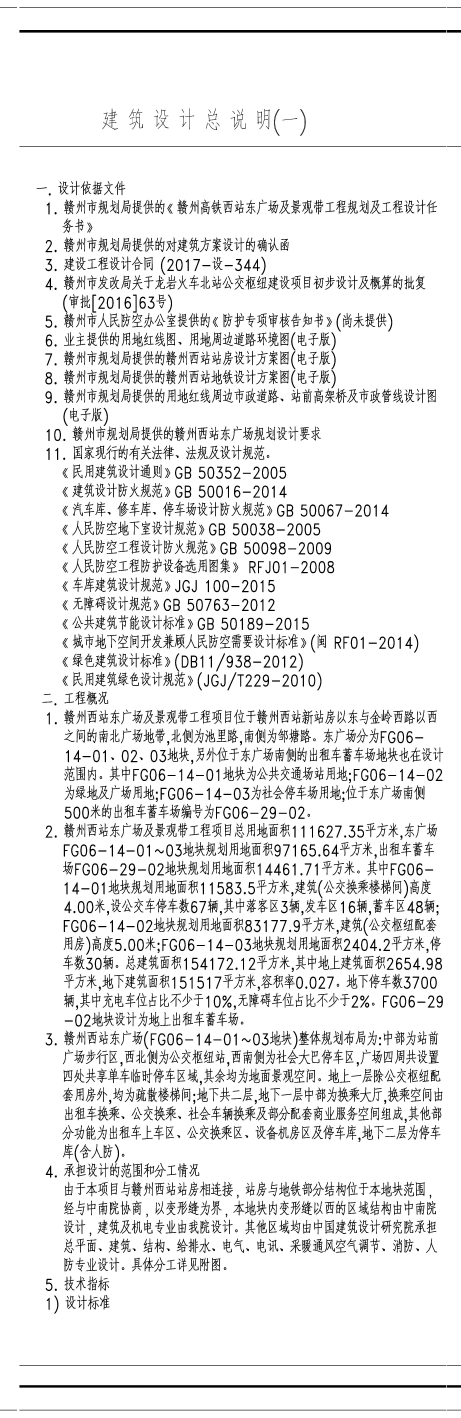
#> input picture ocr_process_exercise/split/A0-02-01.jpg, 2304 x 7088 px, given as the content of the folder C:/Users/lib/Desktop/images, which was not available (shown at 1/5 size)
$ python split.py   (older library calls are emulated)
#> lines starting #> are read from the running program, lines starting #| are printed output that depends on the picture; pictures that were not available may be replaced by others from this repository, and a replacement may not be noted
#!/usr/bin/env python3
# -*- coding: utf-8 -*-
# Copyright (c) 2020 gongzihui. All rights reserved.

"""
  Author:  gongzihui
  Email:   gongzihui@cadg.cn
  Created: 2020/7/1
"""

import os
import cv2 as cv
import numpy as np
import matplotlib.pyplot as plt
from sklearn.cluster import KMeans
from sklearn.metrics import silhouette_score
import scipy.signal as signal


# [8 lines left out: function norn_maxmin, not called in this run]


def cal_split_points(train_x):
	"""
	利用kmeans算法计算列与列之间的切割点
	根据轮廓系数自动选择聚类数量
	"""
	result = {}
	Scores = {}
	for i in range(4, 7+1):
		kmeans = KMeans(n_clusters=i, random_state=10).fit(train_x)
		centers = kmeans.cluster_centers_
		centers_index = np.ceil(centers).astype(np.int).tolist()
		centers_index = sum(centers_index, [])
		centers_index.sort()
		result[i] = centers_index
		# print(f'质心为【{i}】时, 结果是{centers_index}')

		# 存放轮廓系数
		Scores[i] = silhouette_score(train_x, kmeans.labels_, metric='euclidean')
	# 选择最优的k值
	best_k = sorted(Scores.items(), key=lambda Scores:Scores[1], reverse=True)[0][0]

	return result[best_k]


# [28 lines left out: functions vertical_projection, plot_image_weight_data, not called in this run]


def split_pdf_image(image_path, threshold=0.99, split_num=6):
	"""切割一页PDF图片
		对于某一张pdf的大图（含有多列），把它切割成小列，存放在 `resource/image/temp` ，并以数字序列的命名。
	"""
#> called with image_path = 'C:/Users/lib/Desktop/images/A0-02-01.jpg', threshold = 0.99, split_num = 6
	img = cv.imread(image_path, 0)                            # 灰度化读取图片
#> img is the input picture: shape (7088, 2304); min 0, max 255, mean 233.3
	# ret, img_binary = cv.threshold(img, 80, 255, cv.THRESH_BINARY)   # 二值化
	(h, w) = img.shape

	if h>w:
		img = np.rot90(img)     ## 如果图片角度不对，就进行旋转
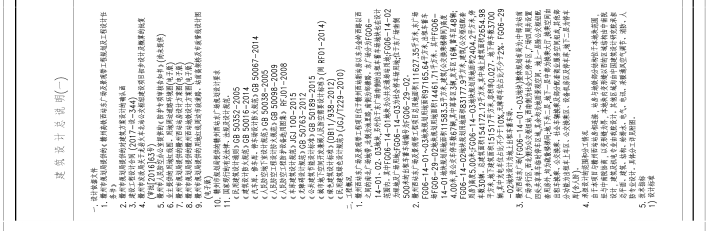
#> img: shape (2304, 7088) (shown at 1/10 size); min 0, max 255, mean 233.3
		(h, w) = img.shape


	result = np.sum(img, axis=0) / h / 255
#> result = 7088 values, max 1 at index 0, min 0.00651 at index 38, mean 0.915
	result = np.around(result, decimals=5)
	for i in range(result.shape[0]):
		if result[i]<=0.5:
			result[i]=1     ## 黑线变白，去除图片中原来的长竖线
			img[:, i]=255   ## 原图去除黑线，黑点变白
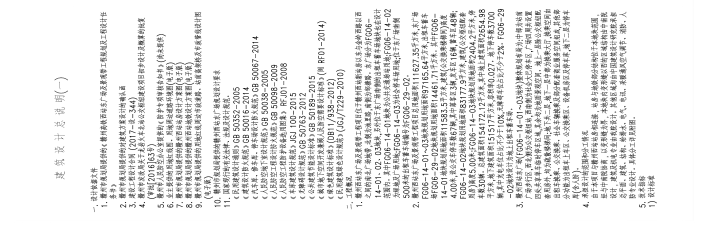
#> img: shape (2304, 7088) (shown at 1/10 size); min 0, max 255, mean 234.6
#> after the loop, result = 7088 values, max 1 at index 0, min 0.709 at index 4508, mean 0.92

	img[img<=180] = 0       ## 图片黑色加强，将原来不是那么黑的像素变黑，使黑色的文字更加清晰

	# plot_image_weight_data(w, result)                        ## 使用matplotlib画折线图
	# vertical_projection(img, h, w, is_projection=False)      ## 使用opencv的组件画图

	index_list = []
	for i in range(w):
		if result[i] >= threshold:
			index_list.append(i)
#> after the loop, index_list = 2645 values from 0 to 7087

	train_x = np.array(index_list)
#> train_x = 2645 values from 0 to 7087
	train_x = train_x.reshape(-1, 1)
	centers_index = cal_split_points(train_x)    ## 计算切割点
#> the loop in cal_split_points, `for i in range(4, 7+1):` made 4 passes
#> centers on passes 1 to 4: [6564.1, 2545, 4475.4, 559.5], [6671.2, 2008.4, 3483.3, 497.6, 5066.7], [5671.6, 1806.4, 3152.8, 475.6, 4461, 6761.9], [5812.7, 944.4, 3528.2, 272.5, 4718, 6780.9, 2264.4]
#> after the loop in cal_split_points, `for i in range(4, 7+1):`: Scores = {4: 0.673, 5: 0.652, 6: 0.632, 7: 0.616}; result = {4: [560, 2546, 4476, 6565], 5: [498, 2009, 3484, 5067, 6672], 6: [476, 1807, 3153, 4462, 5672, 6762], 7: [273, 945, 2265, 3529, 4719, 5813, 6781]}
#> in cal_split_points, `best_k = sorted(Scores.items(), key=lambda Scores:Scores[1], reverse=T..`: best_k = 4
#> centers_index = [560, 2546, 4476, 6565]
	# print(centers_index)

	'''temp_path = 'C:/Users/lib/Desktop/split/'
	if os.path.exists(temp_path):
		for file in os.listdir(temp_path):
			p = os.path.join(temp_path, file)
			os.remove(p)
	else:
		os.makedirs(temp_path)'''

	_, image_name = os.path.split(image_path)
	image_name, _ = os.path.splitext(image_name)
	start = 0
	for index, point in enumerate(centers_index):
		cropped = img[:, start:point]
		jpg_path = f'C:/Users/lib/Desktop/split/{image_name}-0{index}.jpg'
		temp_h, temp_w = cropped.shape
		cropped = cv.resize(cropped, (int(temp_w*1), int(temp_h*1)))  ## 如果ocr的效果不好，可以调整图片的大小
		# cv.imshow('image', cropped)
		cv.imwrite(jpg_path, cropped)      ## 路径中如果有中文，不会输出图片
		start = point
#> this loop made 4 passes
#> (point, temp_w, start) on passes 1 to 4: (560, 560, 560), (2546, 1986, 2546), (4476, 1930, 4476), (6565, 2089, 6565)
#> pass 1, in split_pdf_image, `cropped = img[:, start:point]`:
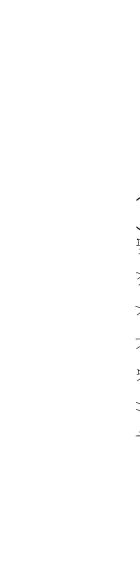
#> cropped: shape (2304, 560) (shown at 1/4 size); min 0, max 255, mean 254.8
#> pass 2, in split_pdf_image, `cropped = img[:, start:point]`:
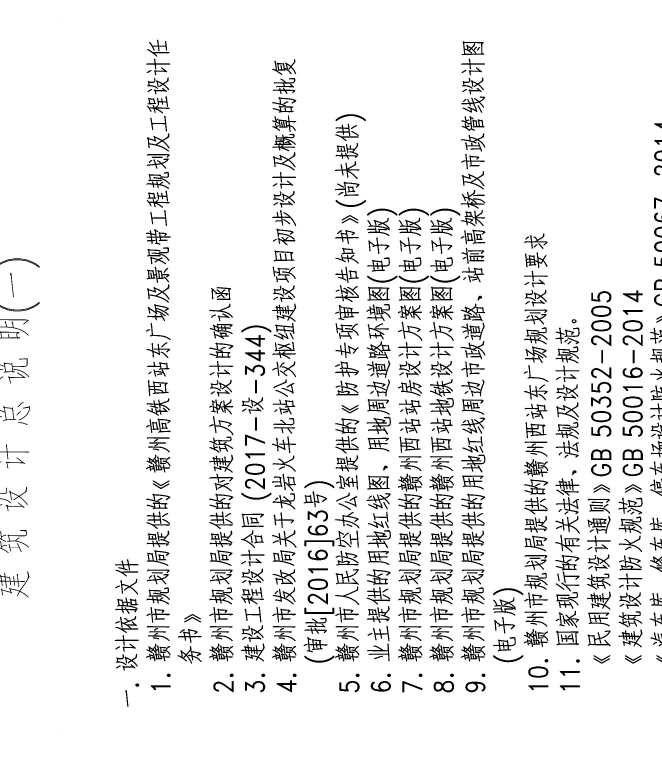
#> cropped: shape (2304, 1986) (shown at 1/3 size); min 0, max 255, mean 236.1
#> pass 3, in split_pdf_image, `cropped = img[:, start:point]`:
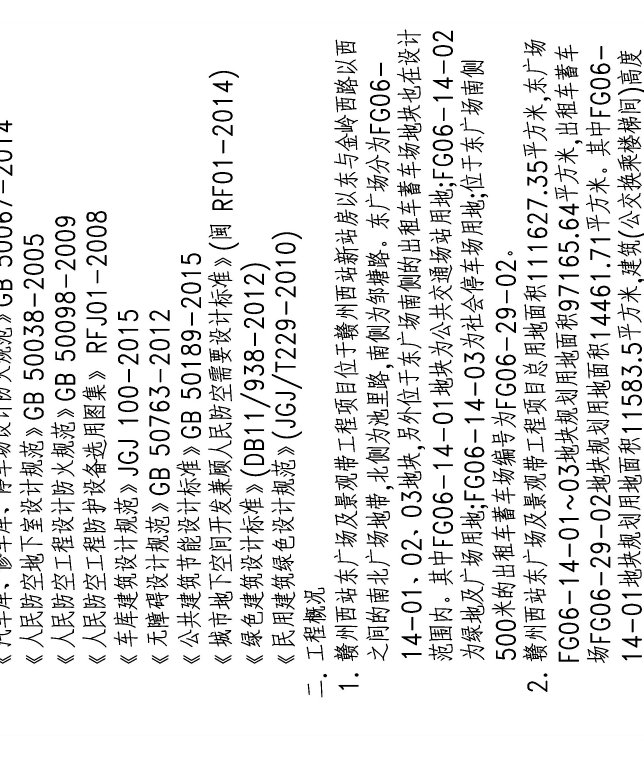
#> cropped: shape (2304, 1930) (shown at 1/3 size); min 0, max 255, mean 228.4
	print(f"图片 `{image_path}` 切割完毕。")


if __name__ == '__main__':
	path = "C:/Users/lib/Desktop/images"
	for pdf in os.listdir(path):
		pdf_path = os.path.join(path, pdf)
		if pdf_path.endswith(".jpg"):
			split_pdf_image(pdf_path)

$ run again, on ocr_process_exercise/split/A0-03-01.jpg
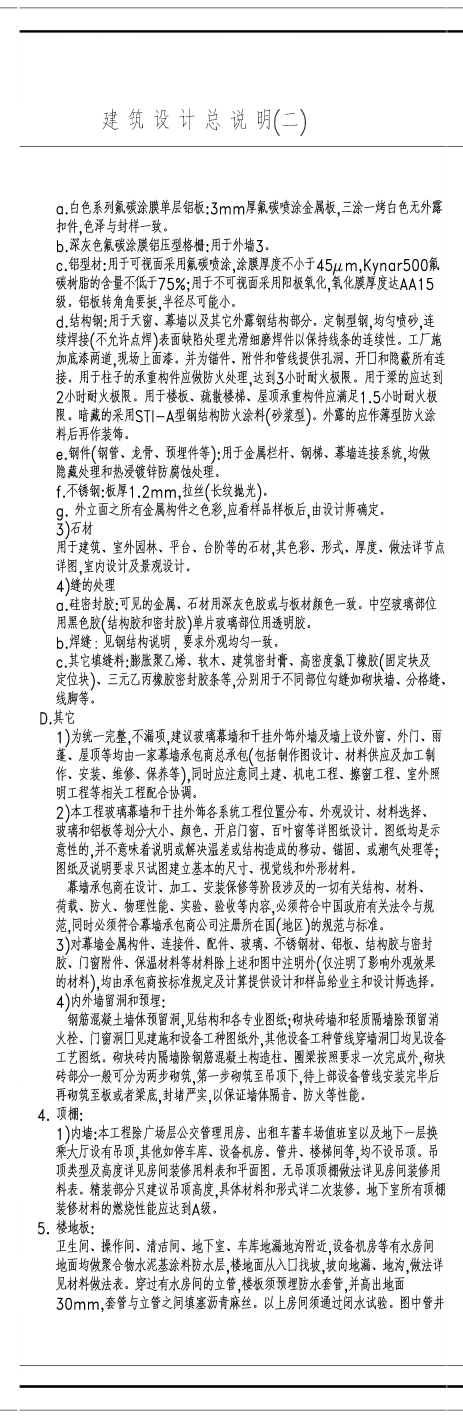
#> input picture ocr_process_exercise/split/A0-03-01.jpg, 2315 x 7088 px, given as the content of the folder C:/Users/lib/Desktop/images, which was not available (shown at 1/5 size)
#> in split_pdf_image, img is the input picture: shape (7088, 2315); min 0, max 255, mean 232.2
#> in split_pdf_image, `result = np.sum(img, axis=0) / h / 255`: result = 7088 values, max 1 at index 0, min 0.00648 at index 40, mean 0.911
#> in split_pdf_image, `result = np.around(result, decimals=5)`: result = 7088 values, max 1 at index 0, min 0.00648 at index 39, mean 0.911
#> after the loop in split_pdf_image, `for i in range(result.shape[0]):`:
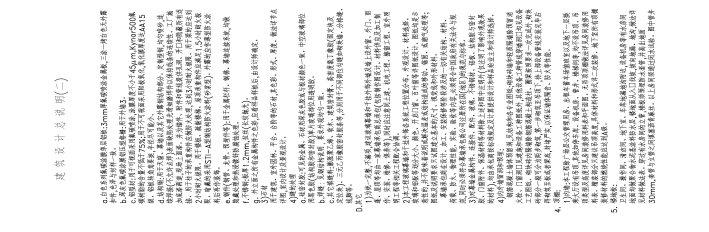
#> img: shape (2315, 7088) (shown at 1/10 size); min 0, max 255, mean 233.5
#> after the loop in split_pdf_image, `for i in range(result.shape[0]):`: result = 7088 values, max 1 at index 0, min 0.7 at index 4897, mean 0.916
#> after the loop in split_pdf_image, `for i in range(w):`: index_list = 2761 values from 0 to 7087
#> the loop in cal_split_points, `for i in range(4, 7+1):` made 4 passes
#> centers on passes 1 to 4: [6549.7, 2458.6, 4400.2, 573.7], [5148.8, 2010, 3523.7, 525.4, 6696.9], [5618.5, 1801.3, 3123, 505.2, 6769.6, 4387.4], [5712.8, 957.5, 3438.8, 274.2, 6769.6, 4630.4, 2228.3]
#> after the loop in cal_split_points, `for i in range(4, 7+1):`: Scores = {4: 0.663, 5: 0.649, 6: 0.63, 7: 0.618}; result = {4: [574, 2459, 4401, 6550], 5: [526, 2010, 3524, 5149, 6697], 6: [506, 1802, 3124, 4388, 5619, 6770], 7: [275, 958, 2229, 3439, 4631, 5713, 6770]}
#> best_k = 4
#> in split_pdf_image, `centers_index = cal_split_points(train_x)`: centers_index = [574, 2459, 4401, 6550]
#> the loop in split_pdf_image, `for index, point in enumerate(centers_index):` made 4 passes
#> (point, temp_w, start) on passes 1 to 4: (574, 574, 574), (2459, 1885, 2459), (4401, 1942, 4401), (6550, 2149, 6550)
#> pass 3, in split_pdf_image, `cropped = img[:, start:point]`:
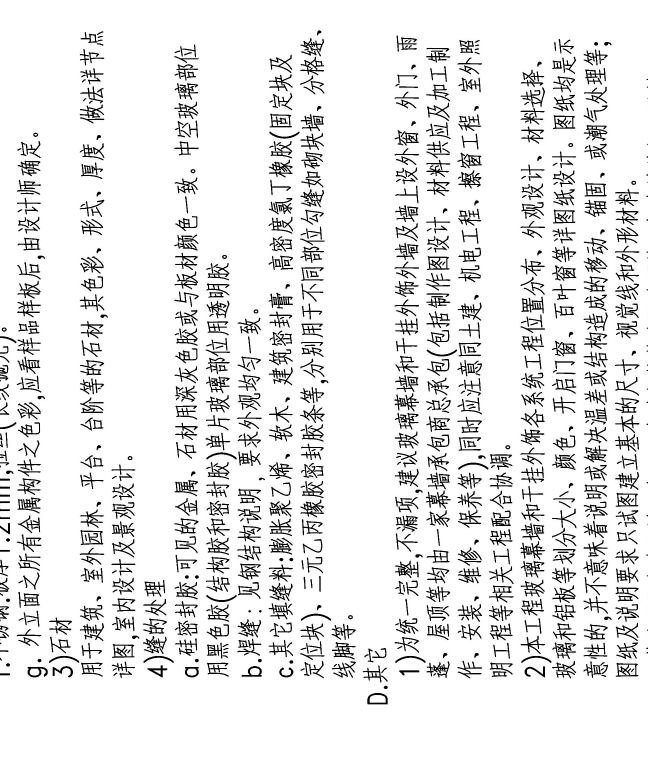
#> cropped: shape (2315, 1942) (shown at 1/3 size); min 0, max 255, mean 231.3

$ run again, on ocr_process_exercise/split/A0-03-02.jpg
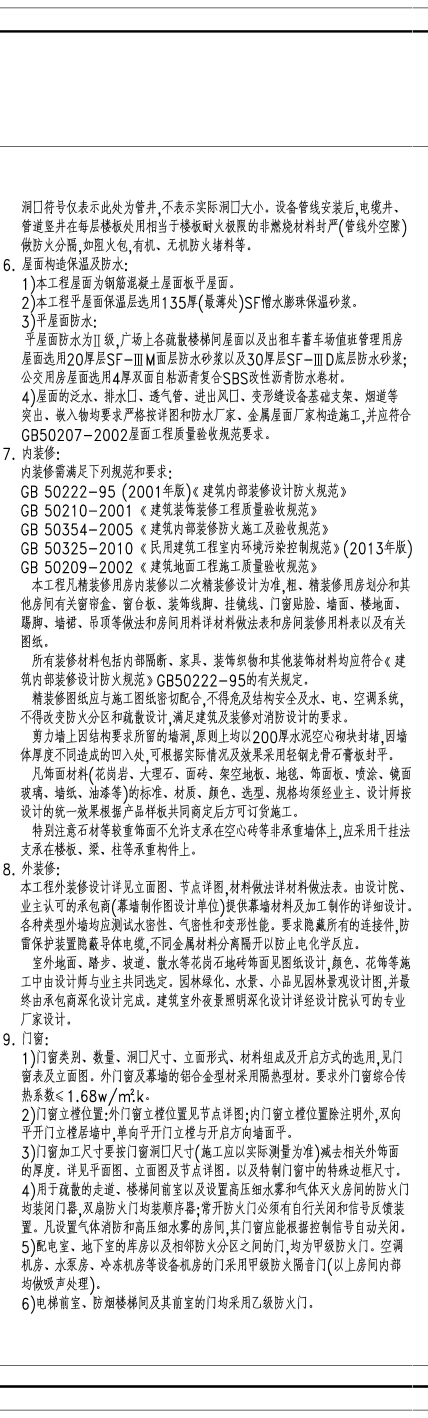
#> input picture ocr_process_exercise/split/A0-03-02.jpg, 2139 x 7088 px, given as the content of the folder C:/Users/lib/Desktop/images, which was not available (shown at 1/5 size)
#> in split_pdf_image, img is the input picture: shape (7088, 2139); min 0, max 255, mean 230.1
#> in split_pdf_image, `result = np.sum(img, axis=0) / h / 255`: result = 7088 values, max 1 at index 0, min 0.0014 at index 40, mean 0.902
#> in split_pdf_image, `result = np.around(result, decimals=5)`: result = 7088 values, max 1 at index 0, min 0.0014 at index 39, mean 0.902
#> after the loop in split_pdf_image, `for i in range(result.shape[0]):`:
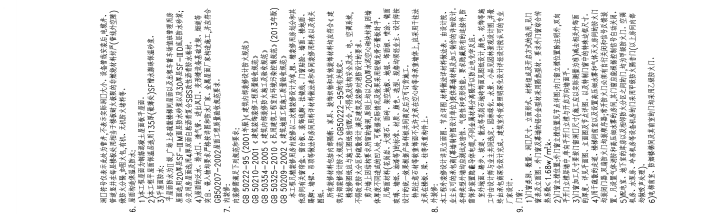
#> img: shape (2139, 7088) (shown at 1/10 size); min 0, max 255, mean 231.4
#> after the loop in split_pdf_image, `for i in range(result.shape[0]):`: result = 7088 values, max 1 at index 0, min 0.681 at index 4519, mean 0.907
#> after the loop in split_pdf_image, `for i in range(w):`: index_list = 2840 values from 0 to 7087
#> the loop in cal_split_points, `for i in range(4, 7+1):` made 4 passes
#> centers on passes 1 to 4: [6606, 2517.6, 4552.8, 581.9], [5023.8, 1980.2, 3481.4, 527.1, 6676.3], [5481.6, 1804.1, 3073, 514.3, 6747.2, 4292.5], [5801.1, 956.2, 3525, 321.6, 6785.3, 4739.5, 2265.2]
#> after the loop in cal_split_points, `for i in range(4, 7+1):`: Scores = {4: 0.679, 5: 0.661, 6: 0.644, 7: 0.588}; result = {4: [582, 2518, 4553, 6606], 5: [528, 1981, 3482, 5024, 6677], 6: [515, 1805, 3074, 4293, 5482, 6748], 7: [322, 957, 2266, 3525, 4740, 5802, 6786]}
#> best_k = 4
#> in split_pdf_image, `centers_index = cal_split_points(train_x)`: centers_index = [582, 2518, 4553, 6606]
#> the loop in split_pdf_image, `for index, point in enumerate(centers_index):` made 4 passes
#> (point, temp_w, start) on passes 1 to 4: (582, 582, 582), (2518, 1936, 2518), (4553, 2035, 4553), (6606, 2053, 6606)
#> pass 3, in split_pdf_image, `cropped = img[:, start:point]`:
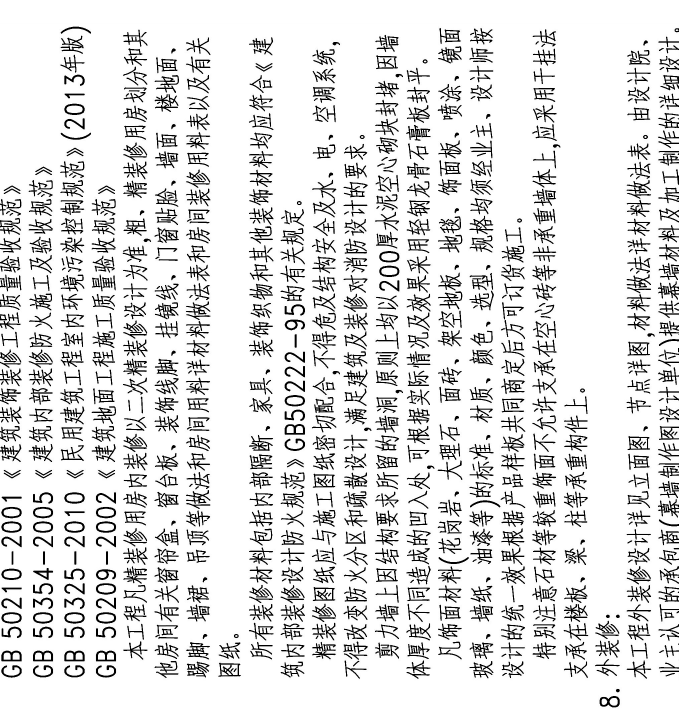
#> cropped: shape (2139, 2035) (shown at 1/3 size); min 0, max 255, mean 222.9
